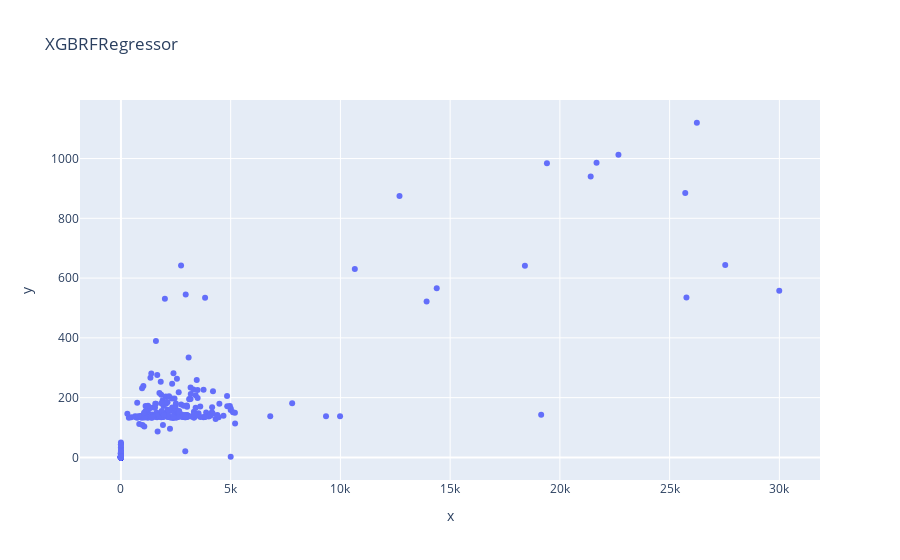
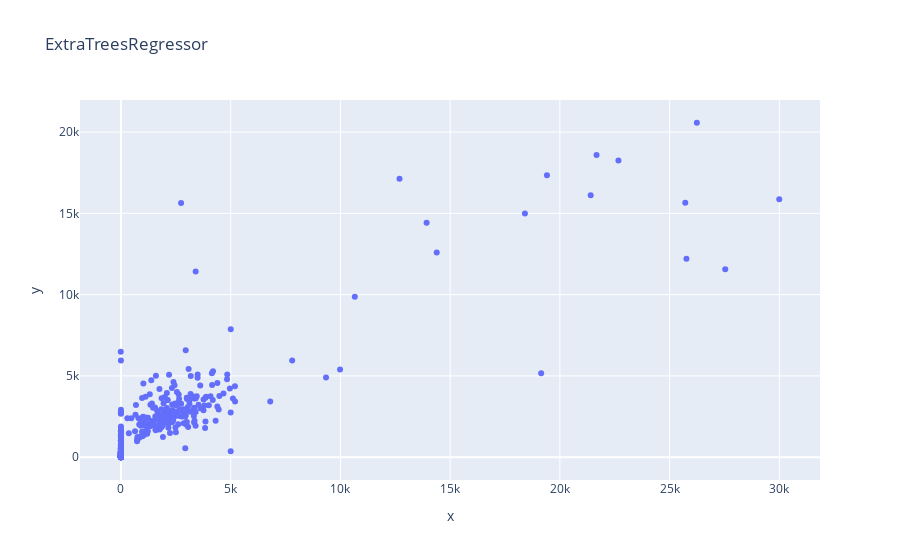
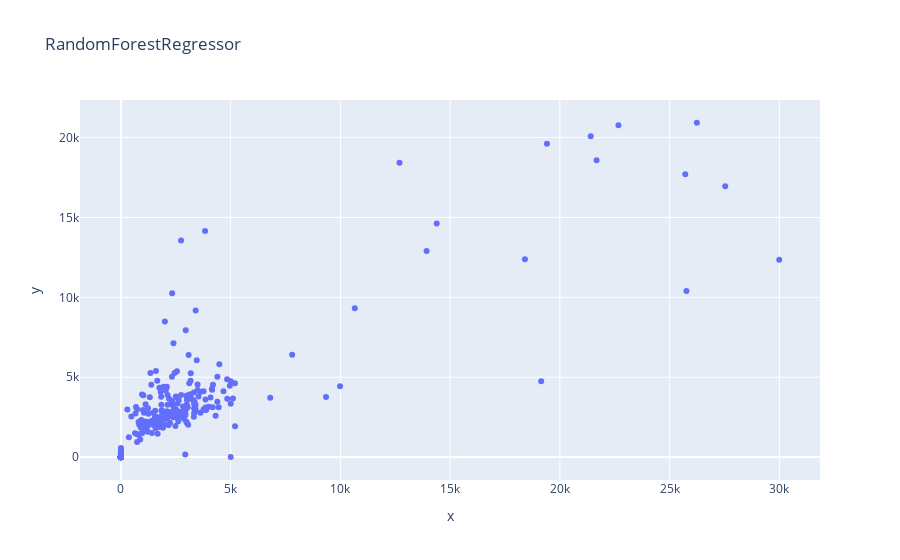
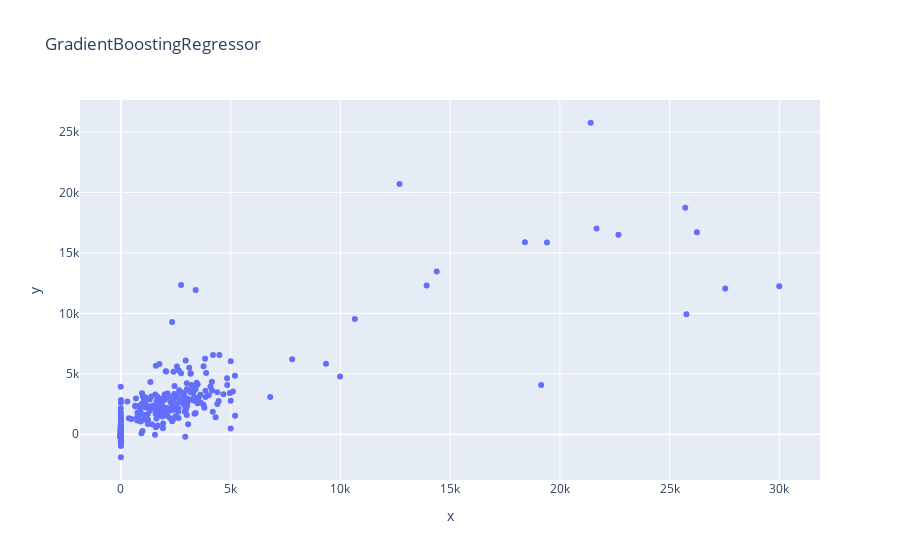

The code cell stored with these charts, in order, in its notebook:
### Code cell
# scatter plot of actual vs predicted values for each model
for model_name, preds in preds_dict.items():
    fig = px.scatter(x=y_val, y=preds, title=model_name)
    fig.show()

### Figure 1 — Plotly figure (JSON) as saved in the notebook; plotly's stock layout.template omitted (floating-point values rounded to 4 significant figures; data arrays with more than 128 entries replaced by an {"elided": "..."} marker saying what was removed)
{"data": [{"hovertemplate": "x=%{x}<br>y=%{y}<extra></extra>", "legendgroup": "", "marker": {"color": "#636efa", "symbol": "circle"}, "mode": "markers", "name": "", "orientation": "v", "showlegend": false, "type": "scatter", "x": {"elided": "471 int values"}, "xaxis": "x", "y": {"elided": "471 float values"}, "yaxis": "y"}], "layout": {"legend": {"tracegroupgap": 0}, "title": {"text": "XGBRFRegressor"}, "xaxis": {"anchor": "y", "domain": [0, 1], "title": {"text": "x"}}, "yaxis": {"anchor": "x", "domain": [0, 1], "title": {"text": "y"}}}}

### Figure 2 — Plotly figure (JSON) as saved in the notebook; plotly's stock layout.template omitted (floating-point values rounded to 4 significant figures; data arrays with more than 128 entries replaced by an {"elided": "..."} marker saying what was removed)
{"data": [{"hovertemplate": "x=%{x}<br>y=%{y}<extra></extra>", "legendgroup": "", "marker": {"color": "#636efa", "symbol": "circle"}, "mode": "markers", "name": "", "orientation": "v", "showlegend": false, "type": "scatter", "x": {"elided": "471 int values"}, "xaxis": "x", "y": {"elided": "471 float values"}, "yaxis": "y"}], "layout": {"legend": {"tracegroupgap": 0}, "title": {"text": "ExtraTreesRegressor"}, "xaxis": {"anchor": "y", "domain": [0, 1], "title": {"text": "x"}}, "yaxis": {"anchor": "x", "domain": [0, 1], "title": {"text": "y"}}}}

### Figure 3 — Plotly figure (JSON) as saved in the notebook; plotly's stock layout.template omitted (floating-point values rounded to 4 significant figures; data arrays with more than 128 entries replaced by an {"elided": "..."} marker saying what was removed)
{"data": [{"hovertemplate": "x=%{x}<br>y=%{y}<extra></extra>", "legendgroup": "", "marker": {"color": "#636efa", "symbol": "circle"}, "mode": "markers", "name": "", "orientation": "v", "showlegend": false, "type": "scatter", "x": {"elided": "471 int values"}, "xaxis": "x", "y": {"elided": "471 float values"}, "yaxis": "y"}], "layout": {"legend": {"tracegroupgap": 0}, "title": {"text": "RandomForestRegressor"}, "xaxis": {"anchor": "y", "domain": [0, 1], "title": {"text": "x"}}, "yaxis": {"anchor": "x", "domain": [0, 1], "title": {"text": "y"}}}}

### Figure 4 — Plotly figure (JSON) as saved in the notebook; plotly's stock layout.template omitted (floating-point values rounded to 4 significant figures; data arrays with more than 128 entries replaced by an {"elided": "..."} marker saying what was removed)
{"data": [{"hovertemplate": "x=%{x}<br>y=%{y}<extra></extra>", "legendgroup": "", "marker": {"color": "#636efa", "symbol": "circle"}, "mode": "markers", "name": "", "orientation": "v", "showlegend": false, "type": "scatter", "x": {"elided": "471 int values"}, "xaxis": "x", "y": {"elided": "471 float values"}, "yaxis": "y"}], "layout": {"legend": {"tracegroupgap": 0}, "title": {"text": "GradientBoostingRegressor"}, "xaxis": {"anchor": "y", "domain": [0, 1], "title": {"text": "x"}}, "yaxis": {"anchor": "x", "domain": [0, 1], "title": {"text": "y"}}}}
